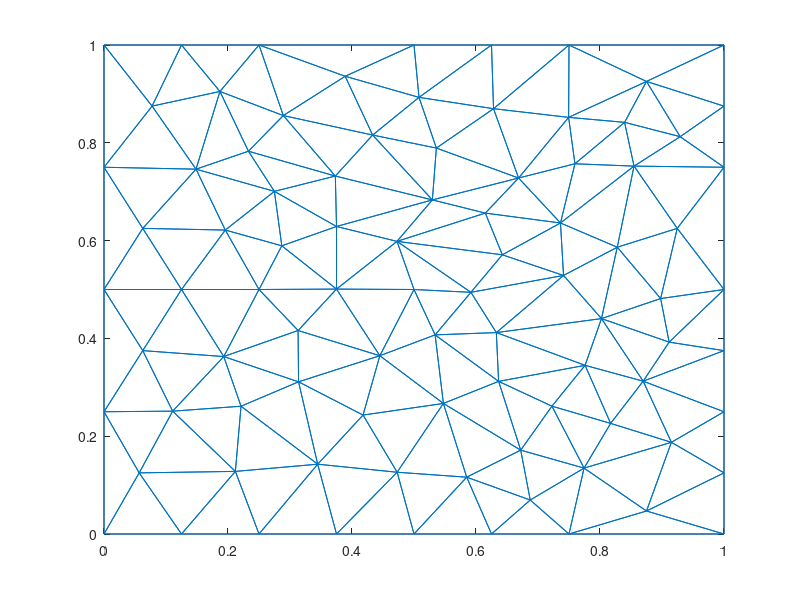
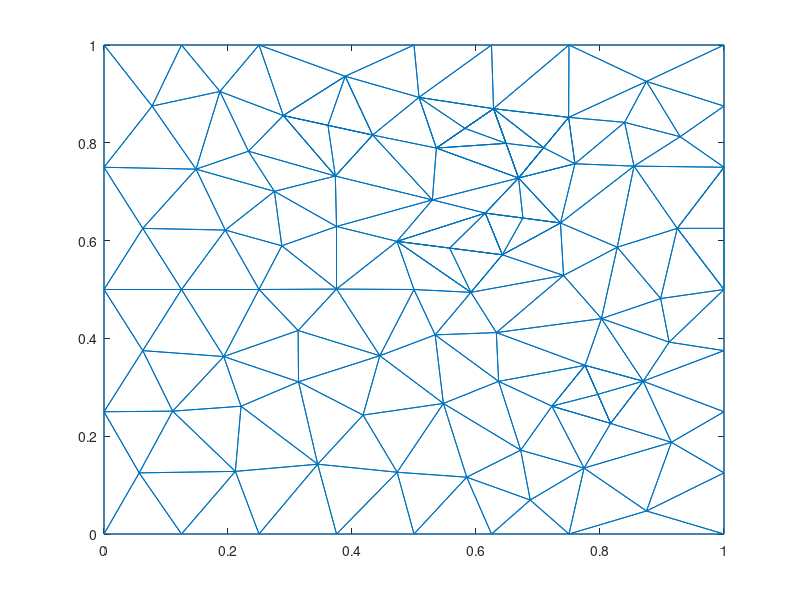

Write the MATLAB code that produced these figures, in order.
nodes = [0,0;
1,0;
1,1;
0,1;
0.5,0.5;
0,0.5;
0.0625,0.625;
0.25,0.5;
0,0.25;
0.5,0;
0,0.75;
0.125,0.5;
0.5,1;
0.433275,0.815849;
0.148437,0.746094;
0.195626,0.621564;
0.529625,0.683244;
0.375,0.628853;
0.25,1;
0.373136,0.732013;
0.286769,0.589388;
0.375,0.500839;
0.27482,0.700717;
0.313771,0.311229;
0.313066,0.416148;
0.0625,0.375;
0.193152,0.362881;
0.25,0;
0.221019,0.261294;
0.110735,0.251224;
0.0567566,0.125;
0.289186,0.855722;
0.0775596,0.875;
0.232942,0.782767;
0.125,1;
0.186981,0.904974;
0.344656,0.142753;
0.125,0;
0.472573,0.598451;
0.924569,0.625;
0.38898,0.936063;
0.211891,0.128028;
0.375,0;
0.547402,0.26699;
0.444875,0.364572;
0.417838,0.243238;
0.47281,0.126311;
0.625,0;
0.75,0;
0.536065,0.78923;
0.75,1;
1,0.5;
0.6875,0.0694813;
0.585002,0.116209;
0.625,1;
0.642467,0.570984;
0.508074,0.892911;
1,0.25;
0.668679,0.727983;
0.749387,0.852019;
0.628269,0.869741;
0.736262,0.636012;
0.802373,0.440498;
0.82784,0.586474;
0.741191,0.528744;
0.632806,0.411914;
0.615033,0.656252;
0.854872,0.752318;
0.534065,0.407201;
1,0.75;
0.875,0.925491;
0.897806,0.481478;
1,0.375;
0.591791,0.494234;
0.722482,0.261441;
0.67209,0.171457;
0.774275,0.134747;
1,0.875;
0.839631,0.841845;
0.759557,0.757126;
0.92931,0.8125;
0.869619,0.3125;
0.875,0.0470411;
0.911511,0.392352;
0.775933,0.344943;
0.817138,0.226203;
1,0.125;
0.915154,0.1875;
0.63646,0.312134;
];
triangles = [76,77,75;
12,6,26;
8,16,12;
11,6,7;
24,45,25;
25,22,8;
24,27,29;
12,7,6;
6,9,26;
28,42,38;
14,17,50;
7,15,11;
17,20,18;
21,16,8;
25,45,22;
16,23,15;
34,15,23;
16,15,7;
15,33,11;
50,57,14;
12,16,7;
18,21,22;
35,36,19;
4,11,33;
14,20,17;
14,32,20;
23,18,20;
17,18,39;
41,57,13;
59,50,17;
22,21,8;
32,14,41;
12,27,8;
22,5,39;
16,21,23;
18,23,21;
24,25,27;
37,29,42;
12,26,27;
46,24,37;
9,1,31;
8,27,25;
26,9,30;
29,37,24;
42,30,31;
27,26,30;
42,28,37;
9,31,30;
30,29,27;
10,47,43;
24,46,45;
15,34,36;
20,32,34;
35,4,33;
20,34,23;
34,32,36;
36,33,15;
36,35,33;
19,36,32;
47,46,37;
22,39,18;
31,1,38;
39,5,74;
89,85,66;
13,57,55;
13,19,41;
19,32,41;
30,42,29;
38,42,31;
48,49,53;
37,28,43;
68,64,40;
44,89,69;
22,45,5;
37,43,47;
44,45,46;
44,47,54;
44,46,47;
48,53,54;
39,56,67;
59,17,67;
10,48,54;
71,51,60;
55,57,61;
41,14,57;
84,52,72;
57,50,61;
2,83,49;
64,65,63;
54,47,10;
60,61,59;
67,62,59;
59,61,50;
62,64,68;
63,85,82;
74,65,56;
54,53,76;
68,80,62;
61,51,55;
68,40,70;
61,60,51;
65,62,56;
71,3,51;
65,66,63;
73,82,58;
70,40,52;
72,40,64;
39,74,56;
63,72,64;
45,69,5;
69,89,66;
39,67,17;
62,67,56;
70,78,81;
80,79,60;
44,69,45;
74,69,66;
40,72,52;
65,64,62;
78,3,71;
79,80,68;
82,86,88;
79,71,60;
77,86,75;
84,82,73;
69,74,5;
65,74,66;
44,54,76;
84,63,82;
77,76,53;
76,75,89;
49,77,53;
83,87,88;
68,70,81;
71,79,81;
60,59,80;
62,80,59;
71,81,78;
68,81,79;
88,87,58;
77,49,83;
52,84,73;
63,84,72;
66,85,63;
86,85,75;
77,83,88;
85,86,82;
82,88,58;
83,2,87;
88,86,77;
76,89,44;
85,89,75;
];
figure;trimesh(triangles, nodes(:,1), nodes(:,2));
nodes = [0,0;
1,0;
1,1;
0,1;
0.5,0.5;
0,0.5;
0.0625,0.625;
0.25,0.5;
0,0.25;
0.5,0;
0,0.75;
0.125,0.5;
0.5,1;
0.433275,0.815849;
0.148437,0.746094;
0.195626,0.621564;
0.529625,0.683244;
0.375,0.628853;
0.25,1;
0.373136,0.732013;
0.286769,0.589388;
0.375,0.500839;
0.27482,0.700717;
0.313771,0.311229;
0.313066,0.416148;
0.0625,0.375;
0.193152,0.362881;
0.25,0;
0.221019,0.261294;
0.110735,0.251224;
0.0567566,0.125;
0.289186,0.855722;
0.0775596,0.875;
0.232942,0.782767;
0.125,1;
0.186981,0.904974;
0.344656,0.142753;
0.125,0;
0.472573,0.598451;
0.924569,0.625;
0.38898,0.936063;
0.211891,0.128028;
0.375,0;
0.547402,0.26699;
0.444875,0.364572;
0.417838,0.243238;
0.47281,0.126311;
0.625,0;
0.75,0;
0.536065,0.78923;
0.75,1;
1,0.5;
0.6875,0.0694813;
0.585002,0.116209;
0.625,1;
0.642467,0.570984;
0.508074,0.892911;
1,0.25;
0.668679,0.727983;
0.749387,0.852019;
0.628269,0.869741;
0.736262,0.636012;
0.802373,0.440498;
0.82784,0.586474;
0.741191,0.528744;
0.632806,0.411914;
0.615033,0.656252;
0.854872,0.752318;
0.534065,0.407201;
1,0.75;
0.875,0.925491;
0.897806,0.481478;
1,0.375;
0.591791,0.494234;
0.722482,0.261441;
0.67209,0.171457;
0.774275,0.134747;
1,0.875;
0.839631,0.841845;
0.759557,0.757126;
0.92931,0.8125;
0.869619,0.3125;
0.875,0.0470411;
0.911511,0.392352;
0.775933,0.344943;
0.817138,0.226203;
1,0.125;
0.915154,0.1875;
0.63646,0.312134;
0.361231,0.835786;
0.55752,0.584718;
0.709033,0.790001;
0.648474,0.798862;
0.582167,0.829485;
0.675647,0.646132;
1,0.625;
0.796535,0.285573;
];
triangles = [76,77,75;
12,6,26;
8,16,12;
11,6,7;
24,45,25;
25,22,8;
24,27,29;
12,7,6;
6,9,26;
28,42,38;
14,17,50;
7,15,11;
17,20,18;
21,16,8;
25,45,22;
16,23,15;
34,15,23;
16,15,7;
15,33,11;
50,57,14;
12,16,7;
18,21,22;
35,36,19;
4,11,33;
14,20,17;
14,32,20;
23,18,20;
17,18,39;
41,57,13;
59,50,17;
22,21,8;
32,14,41;
12,27,8;
22,5,39;
16,21,23;
18,23,21;
24,25,27;
37,29,42;
12,26,27;
46,24,37;
9,1,31;
8,27,25;
26,9,30;
29,37,24;
42,30,31;
27,26,30;
42,28,37;
9,31,30;
30,29,27;
10,47,43;
24,46,45;
15,34,36;
20,32,34;
35,4,33;
20,34,23;
34,32,36;
36,33,15;
36,35,33;
19,36,32;
47,46,37;
22,39,18;
31,1,38;
39,5,74;
89,85,66;
13,57,55;
13,19,41;
19,32,41;
30,42,29;
38,42,31;
48,49,53;
37,28,43;
68,64,40;
44,89,69;
22,45,5;
37,43,47;
44,45,46;
44,47,54;
44,46,47;
48,53,54;
39,56,67;
59,17,67;
10,48,54;
71,51,60;
55,57,61;
41,14,57;
84,52,72;
50,61,57;
2,83,49;
64,65,63;
54,47,10;
59,60,61;
67,62,59;
59,61,50;
62,64,68;
63,85,82;
74,65,56;
54,53,76;
68,80,62;
61,51,55;
68,40,70;
61,60,51;
65,62,56;
71,3,51;
65,66,63;
73,82,58;
52,70,40;
72,40,64;
56,39,74;
63,72,64;
45,69,5;
69,89,66;
39,67,17;
62,67,56;
70,78,81;
80,79,60;
44,69,45;
74,69,66;
40,72,52;
65,64,62;
78,3,71;
79,80,68;
82,86,88;
79,71,60;
77,86,75;
84,82,73;
69,74,5;
65,74,66;
44,54,76;
84,63,82;
77,76,53;
76,75,89;
49,77,53;
83,87,88;
68,70,81;
71,79,81;
60,59,80;
62,80,59;
71,81,78;
68,81,79;
88,87,58;
77,49,83;
52,84,73;
63,84,72;
66,85,63;
86,85,75;
77,83,88;
85,86,82;
82,88,58;
83,2,87;
88,86,77;
76,89,44;
85,89,75;
32,90,41;
90,14,41;
32,20,90;
90,20,14;
56,91,74;
91,39,74;
56,67,91;
91,67,39;
60,92,80;
92,59,80;
60,61,92;
61,59,92;
59,93,50;
61,50,93;
59,92,93;
93,92,61;
61,94,93;
94,50,93;
61,57,94;
94,57,50;
62,95,56;
95,67,56;
62,59,95;
95,59,67;
52,96,40;
96,70,40;
85,97,82;
97,86,82;
85,75,97;
97,75,86;
];
figure;trimesh(triangles, nodes(:,1), nodes(:,2));
